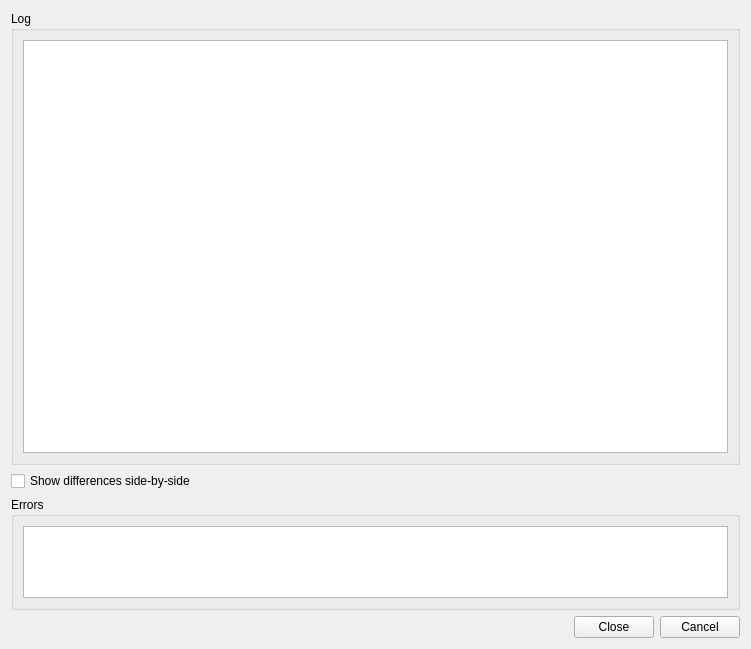
<?xml version="1.0" encoding="UTF-8"?>
<ui version="4.0">
 <class>SvnLogDialog</class>
 <widget class="QWidget" name="SvnLogDialog">
  <property name="geometry">
   <rect>
    <x>0</x>
    <y>0</y>
    <width>751</width>
    <height>649</height>
   </rect>
  </property>
  <property name="windowTitle">
   <string>Subversion Log</string>
  </property>
  <layout class="QVBoxLayout" name="verticalLayout">
   <item>
    <widget class="QGroupBox" name="contentsGroup">
     <property name="sizePolicy">
      <sizepolicy hsizetype="Preferred" vsizetype="Preferred">
       <horstretch>0</horstretch>
       <verstretch>4</verstretch>
      </sizepolicy>
     </property>
     <property name="title">
      <string>Log</string>
     </property>
     <layout class="QVBoxLayout">
      <item>
       <widget class="QTextBrowser" name="contents">
        <property name="whatsThis">
         <string>&lt;b&gt;Subversion Log&lt;/b&gt;&lt;p&gt;This shows the output of the svn log command. By clicking on the links you may show the difference between versions.&lt;/p&gt;</string>
        </property>
       </widget>
      </item>
     </layout>
    </widget>
   </item>
   <item>
    <widget class="QCheckBox" name="sbsCheckBox">
     <property name="toolTip">
      <string>Select to show differences side-by-side</string>
     </property>
     <property name="text">
      <string>Show differences side-by-side</string>
     </property>
    </widget>
   </item>
   <item>
    <widget class="QGroupBox" name="errorGroup">
     <property name="sizePolicy">
      <sizepolicy hsizetype="Preferred" vsizetype="Expanding">
       <horstretch>0</horstretch>
       <verstretch>1</verstretch>
      </sizepolicy>
     </property>
     <property name="title">
      <string>Errors</string>
     </property>
     <layout class="QVBoxLayout">
      <item>
       <widget class="QTextEdit" name="errors">
        <property name="whatsThis">
         <string>&lt;b&gt;Subversion log errors&lt;/b&gt;&lt;p&gt;This shows possible error messages of the svn log command.&lt;/p&gt;</string>
        </property>
        <property name="readOnly">
         <bool>true</bool>
        </property>
        <property name="acceptRichText">
         <bool>false</bool>
        </property>
       </widget>
      </item>
     </layout>
    </widget>
   </item>
   <item>
    <widget class="QDialogButtonBox" name="buttonBox">
     <property name="orientation">
      <enum>Qt::Horizontal</enum>
     </property>
     <property name="standardButtons">
      <set>QDialogButtonBox::Cancel|QDialogButtonBox::Close</set>
     </property>
    </widget>
   </item>
  </layout>
 </widget>
 <tabstops>
  <tabstop>contents</tabstop>
  <tabstop>sbsCheckBox</tabstop>
  <tabstop>errors</tabstop>
  <tabstop>buttonBox</tabstop>
 </tabstops>
 <resources/>
 <connections/>
</ui>
